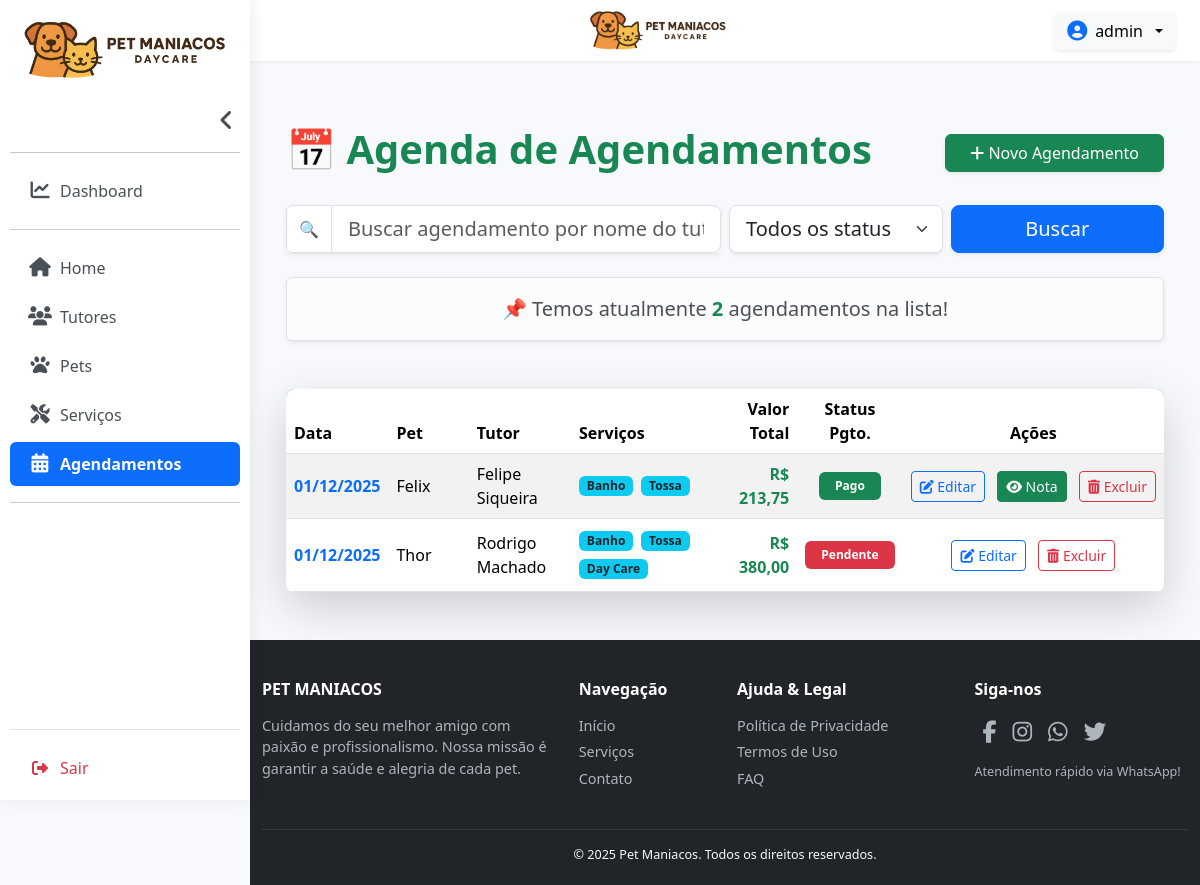
The app's page /agendamentos/ (signed in) with its own data.
### daycare/models.py (models this page shows, shortened)
class Scheduling(models.Model):
    tutor = models.ForeignKey(Tutor, on_delete=models.CASCADE, verbose_name='Nome do Tutor')
    pet = ChainedForeignKey(
        'Pet',
        chained_field="tutor",
        chained_model_field="tutor",
        verbose_name='Nome do Pet',
        show_all=False,
        auto_choose=True,
        sort=True,
        on_delete=models.CASCADE
)
    services = models.ManyToManyField(Service, verbose_name='Serviços')
    date_scheduling = models.DateField(verbose_name='Data do Agendamento')
    status = models.CharField(max_length=20, choices=[('Sim', 'Sim'), ('Não', 'Não')], verbose_name='Status de Pagamento')
    observations = models.TextField(blank=True, null=True, verbose_name='Observações')
    percentage_discount = models.DecimalField(max_digits=5, decimal_places=2, default=0, verbose_name='Desconto Percentual')
    gross_total_value = models.DecimalField(max_digits=10, decimal_places=2, default=0, verbose_name='Valor Bruto Total')
    total_value = models.DecimalField(max_digits=10, decimal_places=2, default=0, verbose_name='Valor Total')
    class Meta:
        verbose_name = 'Agendamento'
        verbose_name_plural = 'Agendamentos'

class Pet(models.Model):
    ORIGEM_SEX = [
        ('macho', 'Macho'),
        ('femea', 'Fêmea'),
    ]
    name = models.CharField(max_length=100, verbose_name='Nome')
    species = models.CharField(max_length=100, verbose_name='Espécie')
    race = models.CharField(max_length=100, blank=True, null=True, verbose_name='Raça')
    age = models.CharField(max_length=50, blank=True, null=True, verbose_name='Idade')
    sex = models.CharField(max_length=20, choices=ORIGEM_SEX, blank=True, verbose_name='Sexo')
    weight = models.FloatField(blank=True, null=True, verbose_name='Peso')
    medical_observations = models.TextField(blank=True, null=True, verbose_name='Observações Médicas')
    photo = models.ImageField(upload_to='pets/', blank=True, null=True, verbose_name='Foto')
    tutor = models.ForeignKey(Tutor, on_delete=models.CASCADE, verbose_name='Nome do Tutor')
    class Meta:
        verbose_name = "Pet"
        verbose_name_plural = "Pets"

class Tutor(models.Model):
    ORIGEM_CHOICES = [
        ('internet', 'Internet'),
        ('amigo', 'Amigo'),
        ('indicacao_veterinario', 'Indicação de Veterinário'),
        ('redes_sociais', 'Redes Sociais'),
        ('panfleto', 'Panfleto / Outdoor'),
        ('passando_na_rua', 'Passando na Rua'),
        ('evento_pet', 'Evento Pet'),
        ('outro', 'Outro'),
    ]
    name = models.CharField(max_length=255, verbose_name='Nome')
    cpf = models.CharField(max_length=14, unique=True, verbose_name='CPF')
    phone_number = models.CharField(max_length=20, blank=True, null=True, verbose_name='Telefone')
    email = models.EmailField(blank=True, null=True, verbose_name='Email')
    address = models.TextField(blank=True, null=True, verbose_name='Endereço')
    state = models.ForeignKey(State, on_delete=models.SET_NULL, null=True, blank=True, verbose_name='Estado')
    city = ChainedForeignKey(
        City,
        chained_field="state",
        chained_model_field="state",
        verbose_name='Cidade',
        show_all=False,
        auto_choose=True,
        sort=True,
        null=True,
        blank=True,
        on_delete=models.SET_NULL,
    )
    know = models.CharField(max_length=50, choices=ORIGEM_CHOICES, blank=True, null=True, verbose_name='Como Conheceu')
    class Meta:
        verbose_name = "Tutor"
        verbose_name_plural = "Tutores"

class Service(models.Model):
    name = models.CharField(max_length=255, verbose_name='Nome')
    description = models.TextField(blank=True, null=True, verbose_name='Descrição')
    price = models.DecimalField(max_digits=10, decimal_places=2, verbose_name='Preço')
    class Meta:
        verbose_name = 'Serviço'
        verbose_name_plural = 'Serviços'

### daycare/views.py (the view)
# urls.py: path('agendamentos/', SchedulingListView.as_view(), name='scheduling_list'),
@method_decorator(login_required, name='dispatch')
class SchedulingListView(ListView):
    model = Scheduling
    template_name = 'scheduling_list.html'
    context_object_name = 'scheduling_list'
    ordering = ['-date_scheduling']
    def get_queryset(self):
        queryset = super().get_queryset()
        query = self.request.GET.get('q')
        status = self.request.GET.get('status')
        if query:
            queryset = queryset.filter(tutor__name__icontains=query)
        if status in ['Sim', 'Não']:
            queryset = queryset.filter(status=status)
        return queryset
    def get_context_data(self, **kwargs):
        context = super().get_context_data(**kwargs)
        context["search_term"] = self.request.GET.get('q', '')
        context["selected_status"] = self.request.GET.get('status', '')
        return context

### daycare/templates/scheduling_list.html (shortened to what this page needs)
{% extends 'base.html' %}
{% load l10n %}
{% block content %}
<div class="container py-4">
    <div class="d-flex justify-content-between align-items-center mb-4">
        <h1 class="fw-bold text-success">📅 Agenda de Agendamentos</h1>
        <a href="{% url 'scheduling_create' %}" class="btn btn-success shadow-sm px-4">
            <i class="fas fa-plus"></i> Novo Agendamento
        </a>
    </div>
    <form method="get" class="mb-4">
        <div class="row justify-content-center g-2">
            <div class="col-md-6">
                <div class="input-group shadow-sm">
                    <span class="input-group-text bg-white">🔍</span>
                    <input type="text" name="q" class="form-control form-control-lg"
                        placeholder="Buscar agendamento por nome do tutor..."
                        value="{{ search_term }}">
                </div>
            </div>
            <div class="col-md-3">
                <select name="status" class="form-select form-select-lg shadow-sm">
                    <option value="">Todos os status</option>
                </select>
            </div>
            <div class="col-md-3">
                <button class="btn btn-primary btn-lg w-100 shadow-sm">Buscar</button>
            </div>
        </div>
    </form>
    <div class="alert alert-light border shadow-sm text-center mb-5 fs-5">
        📌 Temos atualmente <strong class="text-success">{{ scheduling_list|length }}</strong> agendamentos na lista!
    </div>
    {% if scheduling_list %}
    <div class="table-responsive shadow-lg rounded-3">
        <table class="table table-hover table-striped mb-0 align-middle">
            <thead class="bg-success text-white">
                <tr>
                    <th style="width: 10%;">Data</th>
                    <th style="width: 15%;">Pet</th>
                    <th style="width: 15%;">Tutor</th>
                    <th style="width: 30%;">Serviços</th>
                    <th class="text-end" style="width: 10%;">Valor Total</th>
                    <th class="text-center" style="width: 10%;">Status Pgto.</th>
                    <th class="text-center" style="width: 10%;">Ações</th>
                </tr>
            </thead>
            <tbody>
                {% for scheduling in scheduling_list %}
                <tr>
                    <td><strong class="text-primary">{{ scheduling.date_scheduling|date:"d/m/Y" }}</strong></td>
                    <td>{{ scheduling.pet.name }}</td>
                    <td>{{ scheduling.tutor.name }}</td>
                    <td style="max-width: 280px; white-space: normal;">
                        {% for service in scheduling.services.all %}
                            <span class="badge bg-info text-dark mb-1 me-1">{{ service.name }}</span>
                        {% endfor %}
                    </td>
                    <td class="text-end fw-bold text-success">
                        R$ {{ scheduling.total_value|localize }}
                    </td>
                    <td class="text-center">
                        {% if scheduling.status == 'Sim' %}
                            <span class="badge bg-success px-3 py-2">Pago</span>
                        {% else %}
                            <span class="badge bg-danger px-3 py-2">Pendente</span>
                        {% endif %}
                    </td>
                    <td class="text-center text-nowrap">
                        <a href="{% url 'scheduling_update' scheduling.pk %}" class="btn btn-sm btn-outline-primary me-2" title="Editar">
                            <i class="fas fa-edit"></i> Editar
                        </a>
                        {% if scheduling.status == 'Sim' %}
                            {% if scheduling.note %}
                                <a href="{% url 'note_detail' scheduling.note.pk %}" class="btn btn-sm btn-success me-2" title="Ver Nota" target="_blank">
                                    <i class="fas fa-eye"></i> Nota
                                </a>
                            {% else %}
                                <a href="{% url 'generate_note' scheduling.pk %}" class="btn btn-sm btn-info me-2" title="Gerar Nota">
                                    <i class="fas fa-file-invoice"></i> Gerar Nota
                                </a>
                            {% endif %}
                        {% endif %}
                        <a href="#" class="btn btn-sm btn-outline-danger" title="Excluir"
                            data-bs-toggle="modal"
                            data-bs-target="#deleteModal"
                            data-scheduling-id="{{ scheduling.pk }}"
                            data-scheduling-name="de {{ scheduling.date_scheduling|date:'d/m/Y' }} (Pet: {{ scheduling.pet.name }})">
                            <i class="fas fa-trash-alt"></i> Excluir
                        </a>
                    </td>
                </tr>
                {% endfor %}
            </tbody>
        </table>
    </div>
    {% else %}
    <div class="alert alert-warning shadow-sm text-center fs-5 py-4">
        ❌ Nenhum agendamento encontrado no momento. Clique no botão "➕ Novo Agendamento" para começar.
    </div>
    {% endif %}
</div>
{% endblock %}

### daycare/templates/base.html (shortened to what this page needs)
{% load static %}
<!DOCTYPE html>
<html lang="pt-br">
<head>
    <link href="https://cdn.jsdelivr.net/npm/bootstrap@5.3.2/dist/css/bootstrap.min.css" rel="stylesheet">
    <link rel="stylesheet" href="https://cdnjs.cloudflare.com/ajax/libs/font-awesome/6.5.2/css/all.min.css">
</head>
<body>
{% if user.is_authenticated %}
<nav id="sidebar" class="sidebar-expanded">
    <div class="sidebar-header">
        <a class="navbar-brand" href="{% url 'home' %}">
            <img id="sidebar-logo" src="{% static 'img/logo2.png' %}"
                data-full-src="{% static 'img/logo2.png' %}"
                data-collapsed-src="{% static 'img/logo_small.png' %}"
                alt="Logo" class="img-fluid sidebar-logo">
        </a>
    </div>
    <div id="sidebar-collapsible-content">
        <div class="toggle-sidebar-container d-none d-lg-flex">
            <button id="desktop-sidebar-toggle" class="toggle-sidebar-btn">
                <i class="fas fa-angle-left fa-lg"></i>
            </button>
        </div>
        <ul class="list-unstyled components mb-2">
            <hr>
            <li><a href="{% url 'dashboard' %}" class="sidebar-link {% if request.path == '/dashboard/' %}active{% endif %}"><i class="fas fa-chart-line"></i> <span class="link-text">Dashboard</span></a></li>
            <hr>
            <li><a href="{% url 'home' %}" class="sidebar-link {% if request.resolver_match.url_name == 'home' %}active{% endif %}"><i class="fas fa-home"></i> <span class="link-text">Home</span></a></li>
            <li><a href="{% url 'tutor_list' %}" class="sidebar-link {% if 'tutores' in request.path %}active{% endif %}"><i class="fas fa-users"></i> <span class="link-text">Tutores</span></a></li>
            <li><a href="{% url 'pet_list' %}" class="sidebar-link {% if 'pets' in request.path %}active{% endif %}"><i class="fas fa-paw"></i> <span class="link-text">Pets</span></a></li>
            <li><a href="{% url 'service_list' %}" class="sidebar-link {% if 'service' in request.path %}active{% endif %}"><i class="fas fa-tools"></i> <span class="link-text">Serviços</span></a></li>
            <li><a href="{% url 'scheduling_list' %}" class="sidebar-link {% if 'agendamentos' in request.path %}active{% endif %}"><i class="fas fa-calendar-alt"></i> <span class="link-text">Agendamentos</span></a></li>
            <hr>
        </ul>
    </div>
    <div class="mt-auto pt-3 border-top">
        <form method="post" action="{% url 'logout' %}">
            <button type="submit" class="sidebar-logout-button text-danger">
                <i class="fas fa-sign-out-alt"></i> <span class="link-text">Sair</span>
            </button>
        </form>
    </div>
</nav>
{% endif %}
<div id="content-wrapper" {% if not user.is_authenticated %}class="full-width-content"{% endif %}>
    {% if user.is_authenticated %}
    <nav id="top-bar" class="navbar navbar-expand-lg py-2">
        <div class="container-fluid pe-4">
            <div class="container-fluid justify-content-center">
                <a href="{% url 'home' %}">
                    <img id="topbar-logo-centered" src="{% static 'img/logo2.png' %}"
                        alt="Logo Pet Maniacos"
                        class="d-block mx-auto">
                </a>
            </div>
            <div class="d-flex align-items-center gap-3 ms-lg-auto">
                <div class="dropdown">
                    <button class="btn btn-light d-flex align-items-center gap-2 dropdown-toggle shadow-sm" type="button" data-bs-toggle="dropdown" aria-expanded="false">
                        <i class="fas fa-user-circle fa-lg text-primary"></i>
                        <span class="fw-medium">{{ user.first_name|default:user.username }}</span>
                    </button>
                </div>
            </div>
        </div>
    </nav>
    {% endif %}
    <main class="container-fluid py-4 flex-grow-1 px-4">
        {% block content %}{% endblock %}
    </main>
    <footer class="text-start">
        <div class="container-fluid">
            <div class="row">
                <div class="col-lg-4 col-md-6 mb-4 mb-lg-0">
                    <h5 class="text-uppercase">Pet Maniacos</h5>
                    <p>
                        Cuidamos do seu melhor amigo com paixão e profissionalismo.
                        Nossa missão é garantir a saúde e alegria de cada pet.
                    </p>
                </div>
                <div class="col-lg-2 col-md-6 mb-4 mb-lg-0">
                    <h5>Navegação</h5>
                    <ul class="list-unstyled">
                        <li><a href="{% url 'home' %}">Início</a></li>
                        <li><a href="{% url 'service_list'%}">Serviços</a></li>
                        <li><a href="{% url 'contato' %}">Contato</a></li>
                    </ul>
                </div>
                <div class="col-lg-3 col-md-6 mb-4 mb-lg-0">
                    <h5>Ajuda & Legal</h5>
                    <ul class="list-unstyled">
                        <li><a href="{% url 'politica_privacidade' %}">Política de Privacidade</a></li>
                        <li><a href="{% url 'termos_de_uso' %}">Termos de Uso</a></li>
                        <li><a href="{% url 'faq' %}">FAQ</a></li>
                    </ul>
                </div>
                <div class="col-lg-3 col-md-6 mb-4 mb-lg-0">
                    <h5>Siga-nos</h5>
                    <div class="social-icons mb-3">
                        <a href="#" class="me-2"><i class="fa-brands fa-facebook-f"></i></a>
                        <a href="#" class="me-2"><i class="fa-brands fa-instagram"></i></a>
                        <a href="#" class="me-2"><i class="fa-brands fa-whatsapp"></i></a>
                        <a href="#" class="me-2"><i class="fa-brands fa-twitter"></i></a>
                    </div>
                    <p class="small text-center text-md-start">Atendimento rápido via WhatsApp!</p>
                </div>
            </div>
            <hr class="mt-4 mb-3 border-secondary opacity-25">
            <div class="row">
                <div class="col-12 text-center">
                    <p class="mb-0 small text-light">
                        &copy; 2025 Pet Maniacos. Todos os direitos reservados.
                    </p>
                </div>
            </div>
        </div>
    </footer>
</div>
</body>
</html>

### records on screen
Scheduling: date_scheduling "01/12/2025", pet.name "Felix", tutor.name "Felipe Siqueira", total_value "213,75", status "Pago"
Service: name "Banho"
Service: name "Tossa"
Scheduling: date_scheduling "01/12/2025", pet.name "Thor", tutor.name "Rodrigo Machado", total_value "380,00", status "Pendente"
Service: name "Day Care"

### other values on screen
{{ user.first_name|default:user.username }} "admin"
{{ scheduling_list|length }} "2"
